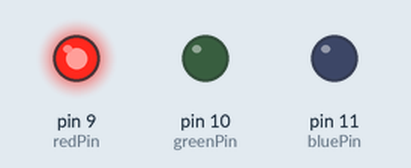
Simulated run of this sketch. Board: Arduino Uno, built with avr-gcc and run on an emulated ATmega328P. On the bench: output pins drawn as LEDs (lit = HIGH).

Above: at 0.5 s.
At 1.5 s:
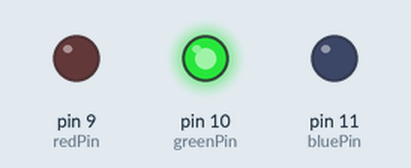
At 5.5 s:
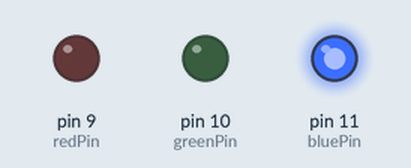
Timing chart, 0 to 6.9 s (numbered marks = the images above):
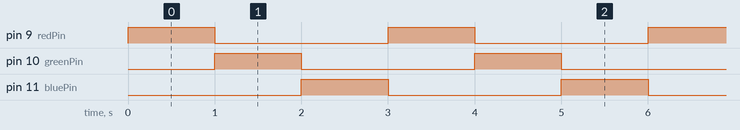

Measured:
- by itself, pin 9 (redPin), pin 10 (greenPin), pin 11 (bluePin): alternates HIGH for 1.0 s and LOW for 2.0 s
- by itself, everything shown: repeats every 3.0 s, in 3 steps

The sketch:

Project_3.1.ino
```cpp
int redPin = 9; //定义红色接D9
int greenPin = 10; //定义绿色接D10
int bluePin = 11; //定义蓝色接D11

void setup()
{
  //设置三个管脚为输出模式
  pinMode(redPin, OUTPUT);
  pinMode(greenPin, OUTPUT);
  pinMode(bluePin, OUTPUT);
}

void loop()
{
  //红色
  digitalWrite(redPin, HIGH);
  digitalWrite(greenPin, LOW);
  digitalWrite(bluePin, LOW);
  delay(1000);
  //绿色
  digitalWrite(redPin, LOW);
  digitalWrite(greenPin, HIGH);
  digitalWrite(bluePin, LOW);
  delay(1000);
  //蓝色
  digitalWrite(9, LOW);
  digitalWrite(greenPin, LOW);
  digitalWrite(bluePin, HIGH);
  delay(1000);
}
```
